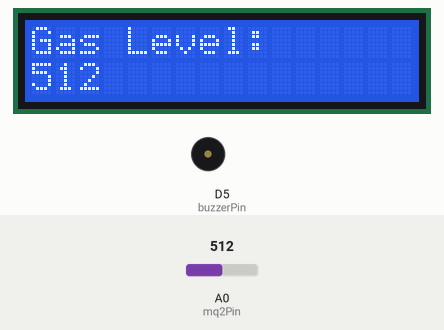
The sketch below on a simulated ESP8266 (NodeMCU). Parts: 16×2 character LCD, buzzer (waves = sounding, pin HIGH). Inputs (shaded band) come from the test bench; at power-on: A0 (mq2Pin) = 512. WiFi joins after 1.5 s; servers stay silent unless stated; pins used as bus, display or sensor lines are not drawn; what the sketch prints to the serial monitor is not drawn.

Above: at 3.2 s.
3.3 s: A0 (mq2Pin) set to 991
At 5.2 s:
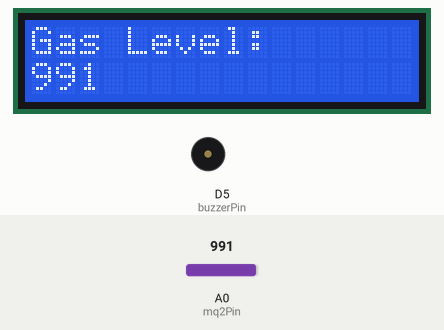
5.5 s: A0 (mq2Pin) set to 1008
At 7.8 s:
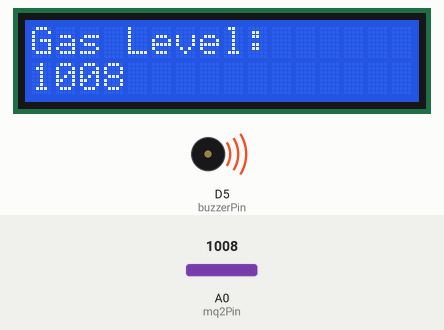
9.5 s: A0 (mq2Pin) set to 1023
At 11.8 s:
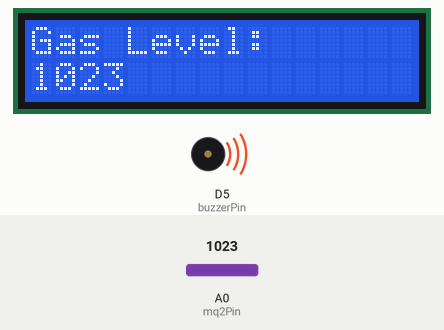
Timing chart, 0 to 18.5 s (numbered marks = the images above; inputs shaded):
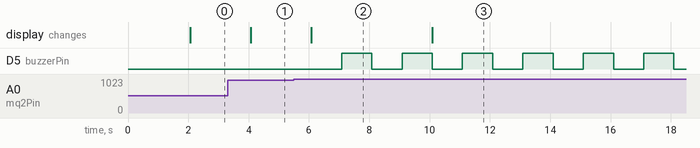

The sketch:

Iot.ino
```cpp
#include <LiquidCrystal.h>
#include <ESP8266WiFi.h>
#include <ESP8266WebServer.h>

// WiFi ayarları
const char* ssid = "*************";         // WiFi ağ adınız
const char* password = "************"; // WiFi ağ şifreniz

const int mq2Pin = A0; // MQ2 sensörünün bağlı olduğu analog pin
const int greenLedPin = D1; // Yeşil LED pini
const int yellowLedPin = D2; // Sarı LED pini
const int redLedPin = D3; // Kırmızı LED pini
const int buzzerPin = D5; // Buzzer pini

// LiquidCrystal(rs, enable, d4, d5, d6, d7)
LiquidCrystal lcd(D6, D7, D1, D2, D3, D4); // LCD'nin pinlerini tanımla

ESP8266WebServer server(80); // Web sunucusu için port numarası

void setup() {
  Serial.begin(115200); // Seri haberleşmeyi başlat
  pinMode(mq2Pin, INPUT); // MQ2 pinini giriş olarak ayarla
  pinMode(greenLedPin, OUTPUT); // Yeşil LED pini çıkış olarak ayarla
  pinMode(yellowLedPin, OUTPUT); // Sarı LED pini çıkış olarak ayarla
  pinMode(redLedPin, OUTPUT); // Kırmızı LED pini çıkış olarak ayarla
  pinMode(buzzerPin, OUTPUT); // Buzzer pini çıkış olarak ayarla

  lcd.begin(16, 2); // LCD'yi başlat (16 sütun, 2 satır)
  lcd.print("Gas Level:"); // İlk mesajı yazdır

  // WiFi bağlantısını başlat
  WiFi.begin(ssid, password);
  Serial.print("Connecting to WiFi");
  while (WiFi.status() != WL_CONNECTED) {
    delay(1000);
    Serial.print(".");
  }
  Serial.println("Connected!");
  Serial.print("IP Address: ");
  Serial.println(WiFi.localIP()); // IP adresini yazdır

  // Web sunucusu yapılandırması
  server.on("/", handleRoot); // Ana sayfa isteği için
  server.begin(); // Web sunucusunu başlat
  Serial.println("HTTP server started");
}

void loop() {
  server.handleClient(); // İstemcileri işle

  int sensorValue = analogRead(mq2Pin); // MQ2 sensöründen analog değeri oku
  Serial.print("Gaz Algılandı: ");
  Serial.println(sensorValue); // Algılanan gaz değerini seri monitöre yazdır

  // LCD'de gaz seviyesini güncelle
  lcd.setCursor(0, 1);
  lcd.print("                "); // Satırı temizle
  lcd.setCursor(0, 1);
  lcd.print(sensorValue);

  // Tüm LED'leri ve buzzeri kapat
  digitalWrite(greenLedPin, LOW);
  digitalWrite(yellowLedPin, LOW);
  digitalWrite(redLedPin, LOW);
  digitalWrite(buzzerPin, LOW);

  // Gaz seviyesine göre LED'leri ve buzzeri kontrol et
  if (sensorValue < 650) {
    digitalWrite(greenLedPin, HIGH); // Düşük gaz seviyesi
  } else if (sensorValue >= 650 && sensorValue < 1000) {
    digitalWrite(yellowLedPin, HIGH); // Orta gaz seviyesi
  } else {
    digitalWrite(redLedPin, HIGH); // Yüksek gaz seviyesi
    delay(1000);
    digitalWrite(buzzerPin, HIGH); // Buzzer'ı çalıştır
    Serial.println("Uyarı: Yüksek gaz seviyesi! (Very Polluted Air)");
  }

  delay(1000); // 1 saniye bekle
}

// Web sunucusu ana sayfa isteğini işleyin
void handleRoot() {
  int sensorValue = analogRead(mq2Pin); // MQ2 sensöründen analog değeri oku
  String airQuality;
  String color;

  if (sensorValue < 650) {
    airQuality = "Temiz Hava (Clean Air)";
    color = "green"; // Yeşil renk
  } else if (sensorValue >= 650 && sensorValue < 1000) {
    airQuality = "Kirli Hava (Polluted air)";
    color = "yellow"; // Sarı renk
  } else {
    airQuality = "Cok Kirli Hava (Very Polluted Air)";
    color = "red"; // Kırmızı renk
  }

  String html = "<html><head><title>Gaz Algilama Sistemi (Gas Detection System) </title>";
  html += "<meta http-equiv=\"refresh\" content=\"2\">"; // Sayfanın her 2 saniyede yenilenmesi için meta etiketi
  html += "<style>";
  html += "body { background-color: gray; color: white; display: flex; justify-content: center; align-items: center; height: 100vh; margin: 0; }"; // Arka plan lacivert, yazılar beyaz, ortalama
  html += "h2 { color: white; }"; // Tüm h2 etiketleri beyaz
  html += "</style>";
  html += "</head><body>";
  html += "<div>";
  html += "<h1>Gaz Algilama Sistemi (Gas Detection System) </h1>";
  html += "<h2>Gaz Seviyesi (Gas Level): " + String(sensorValue) + "</h2>";
  html += "<h2 style='color:" + color + "'>Hava Kalitesi (Air Quality): " + airQuality + "</h2>";
  html += "</div>";
  html += "<h2>Enes Merdud</h2>";
  html += "</body></html>";
  server.send(200, "text/html", html); // HTML sayfasını gönder
}
```

Measured:
- the behaviour switches between 999 and 1000 on A0 (mq2Pin) (found by bisection; images 1 and 2)
- after the input at 3.3 s, the display: changes after 0.78 s (image 1)
- after the input at 5.5 s, D5 (buzzerPin): LOW → HIGH after 1.6 s, → LOW 1.0 s later, → HIGH 1.0 s later; the display: changes after 0.58 s (image 2)
- after the input at 9.5 s, the display: changes after 0.59 s (image 3)
